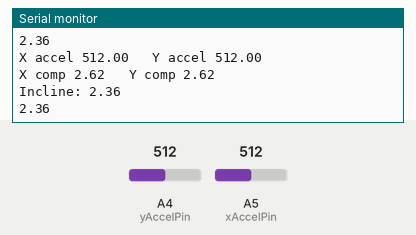
Simulated run of this sketch. Board: Arduino Uno, built with avr-gcc and run on an emulated ATmega328P. Parts: the last lines printed to the serial monitor. The inputs (shaded band) are chosen by the test bench; at power-on: A4 (yAccelPin) = 512, A5 (xAccelPin) = 512.

Above: at 1.8 s.
1.9 s: A4 (yAccelPin) set to 392
At 2.5 s:
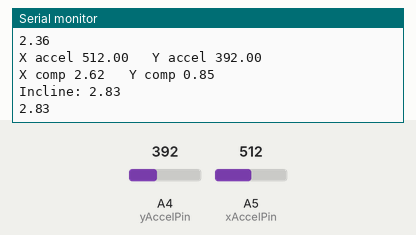
3.4 s: A5 (xAccelPin) set to 392
At 4.7 s:
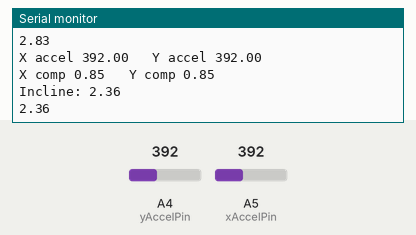
4.9 s: A4 (yAccelPin) set to 412
At 5.9 s:
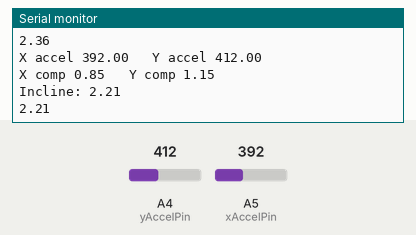
6.4 s: A5 (xAccelPin) set to 412
At 7.8 s:
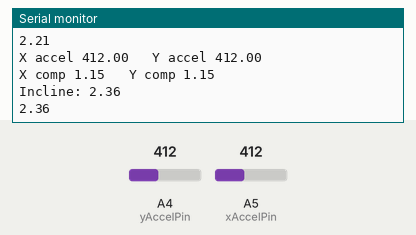
Timing chart, 0 to 8.9 s (numbered marks = the images above; inputs shaded):
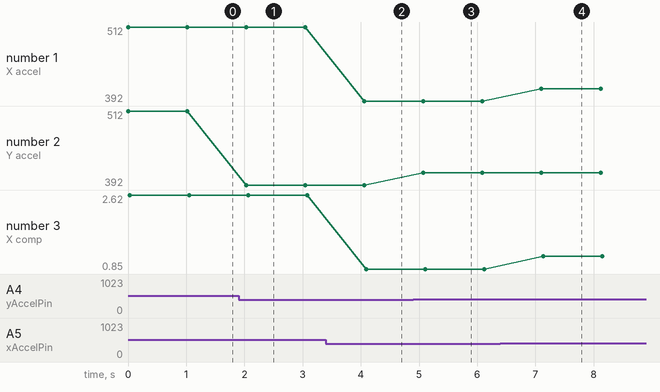

Measured:
- after the input at 1.9 s, the serial monitor: prints a new line after 0.13 s (image 1)
- after the input at 3.4 s, the serial monitor: prints a new line after 0.66 s (image 2)
- after the input at 4.9 s, the serial monitor: prints a new line after 0.17 s (image 3)
- after the input at 6.4 s, the serial monitor: prints a new line after 0.70 s (image 4)
- plotted number 2: 512 → 392 after the input at 1.9 s, 392 → 412 after the input at 4.9 s

The sketch:

test_accelerometer.ino
```cpp
#include <math.h>

int yAccelPin = A4;
int xAccelPin = A5;
double minX = 266.0;
double minY = 266.0;
double maxX = 402.0;
double maxY = 402.0;
double rangeX = 68.0;
double rangeY = 68.0;
double midpointX = 334.0;
double midpointY = 334.0;

void calibrate(float xAccel, float yAccel) {
  if (xAccel < minX) {
    minX = xAccel;
  }
  if (xAccel > maxX) {
    maxX = xAccel;
  }
  if (yAccel < minY) {
    minY = yAccel;
  }
  if (yAccel > maxY) {
    maxY = yAccel;
  }
  rangeX = 0.5 * (maxX - minX);
  rangeY = 0.5 * (maxY - minY);
  midpointX = minX + rangeX;
  midpointY = minY + rangeY;
  Serial.print("X min "); Serial.print(minX);
  Serial.print("\tX max "); Serial.println(maxX);
  Serial.print("Y min "); Serial.print(minY);
  Serial.print("\tY max "); Serial.println(maxY);
}

float getIncline() {
  double yAccel = analogRead(yAccelPin);
  double xAccel = analogRead(xAccelPin);
  Serial.print("X accel ");
  Serial.print(xAccel);
  Serial.print("\t Y accel ");
  Serial.println(yAccel);
  //calibrate(xAccel, yAccel);

  double compensatedX = (xAccel - midpointX) / rangeX;
  double compensatedY = (yAccel - midpointY) / rangeY;
  Serial.print("X comp ");
  Serial.print(compensatedX);
  Serial.print("\t Y comp ");
  Serial.println(compensatedY);
  double angle = atan2(compensatedY, -compensatedX);
  Serial.print("Incline: ");
  Serial.println(angle);
  return angle;
}

void setup() {
  Serial.begin(9600);
  // put your setup code here, to run once:
  pinMode(yAccelPin, INPUT);
  pinMode(xAccelPin, INPUT);
}


void loop() {
  Serial.println(getIncline());
  delay(1000);
}
```
